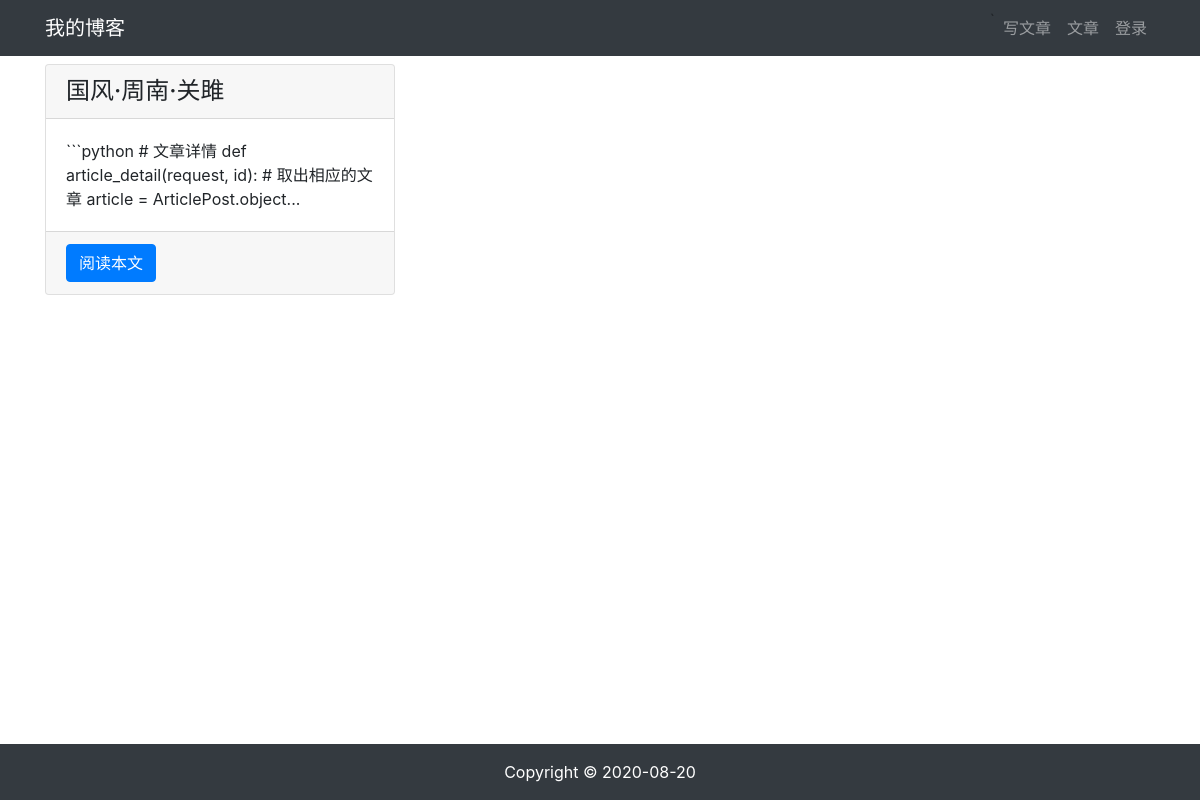
Screenshot of /article/article_list with the database file from the repository.
### article/models.py (models this page shows, shortened)
class ArticlePost(models.Model):
    author = models.ForeignKey(User, on_delete=models.CASCADE)
    title = models.CharField(max_length=100)
    body_content = models.TextField()
    created_time = models.DateTimeField(default=timezone.now)
    updated_time = models.DateTimeField(auto_now=True)
    class Meta:
        ordering = ('-created_time',)

### article/views.py (the view)
# urls.py: path('article_list', article.views.article_list, name='article_list'),
def article_list(request):
    all_article = ArticlePost.objects.all()
    context = {
        'all_article': all_article
    }
    return render(request, 'article/list.html', context)

### templates/article/list.html (shortened to what this page needs)
{% extends "base.html" %}
{% load staticfiles %}
{% block content %}
<div class="container">
    <div class="row mt-2">
        {% for article in all_article %}
        <div class="col-4 mb-4">
            <div class="card h-100">
                <h4 class="card-header">{{ article.title }}</h4>
                <div class="card-body">
                    <p class="card-text">{{ article.body_content|slice:'100' }}...</p>
                </div>
                <div class="card-footer">
                    <a href="{% url 'article:article_detail' article.id %}" class="btn btn-primary">阅读本文</a>
                </div>
            </div>
        </div>
        {% endfor %}
    </div>
</div>
{% endblock content %}

### templates/base.html (shortened to what this page needs)
{% load staticfiles %}
<!DOCTYPE html>
<html lang="zh-cn">
<head>
    <link rel="stylesheet" href="{% static 'bootstrap-4.5.0-dist/css/bootstrap.min.css' %}">
    <link rel="stylesheet" href="{% static 'md_css/monokai.css' %}">
</head>
<body>
    {% include 'header.html' %}
    {% block content %}{% endblock content %}
    {% include 'footer.html' %}
</body>
</html>

### templates/header.html (shortened to what this page needs)
<nav class="navbar navbar-expand-lg navbar-dark bg-dark">
  <div class="container">
    <a class="navbar-brand" href="#">我的博客</a>
    <div>
      <ul class="navbar-nav">
        <li class="nav-item">
          <a class="nav-link" href="{% url 'article:article_create' %}">写文章</a>
        </li>
        <li class="nav-item">
          <a class="nav-link" href="{% url 'article:article_list' %}">文章</a>
        </li>
        {% if user.is_authenticated %}
            <li class="nav-item dropdown">
                <a class="nav-link dropdown-toggle" href="#" id="navbarDropdown" role="button" data-toggle="dropdown" aria-haspopup="true" aria-expanded="false">
                  {{ user.username }}
                </a>
                <div class="dropdown-menu" aria-labelledby="navbarDropdown">
                    <a class="dropdown-item" href='{% url "userprofile:edit" user.id %}'>个人信息</a>
                    <a class="dropdown-item" href="#" onclick="user_delete()">删除用户</a>
                    <a class="dropdown-item" href="{% url 'userprofile:logout' %}">退出登录</a>
                </div>
            </li>
        {% else %}
            <li class="nav-item">
                <a class="nav-link" href="{% url 'userprofile:login' %}">登录</a>
            </li>
        {% endif %}
      </ul>
    </div>
  </div>
</nav>

### templates/footer.html
{% load staticfiles %}
<div>
    <br><br><br>
</div>
<footer class="py-3 bg-dark fixed-bottom">
    <div class="container">
        <p class="m-0 text-center text-white">Copyright &copy;  2020-08-20</p>
    </div>
</footer>

### rows the page displays
ArticlePost: title "国风·周南·关雎", body_content "```python # 文章详情 def article_detail(request, id): # 取出相应的文章 article = ArticlePost.object"
